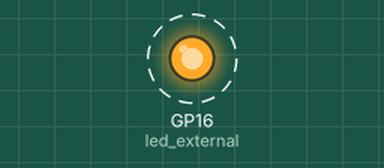
Simulated run of this program. Board: Raspberry Pi Pico running MicroPython. Shown: output pins drawn as LEDs (lit = HIGH). Dashed ring = blinking.

Above: at 0.5 s.
Timing chart, 0 to 4.6 s (numbered marks = the images above):
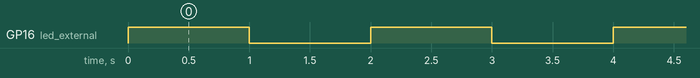

Measured:
- by itself, GP16 (led_external): alternates HIGH for 1.0 s and LOW for 1.0 s

The program:

blink.py
```python
import machine
import utime

led_external = machine.Pin(16, machine.Pin.OUT)
#led_onboard = machine.Pin(25, machine.Pin.OUT)

while True:
    # 1st option
    led_external.value(1)
    #led_onboard.value(0)
    utime.sleep(1)
    led_external.value(0)
    #led_onboard.value(1)
    utime.sleep(1)
    # 2nd option
    # led_external.toggle()
    # utime.sleep(1)
```
